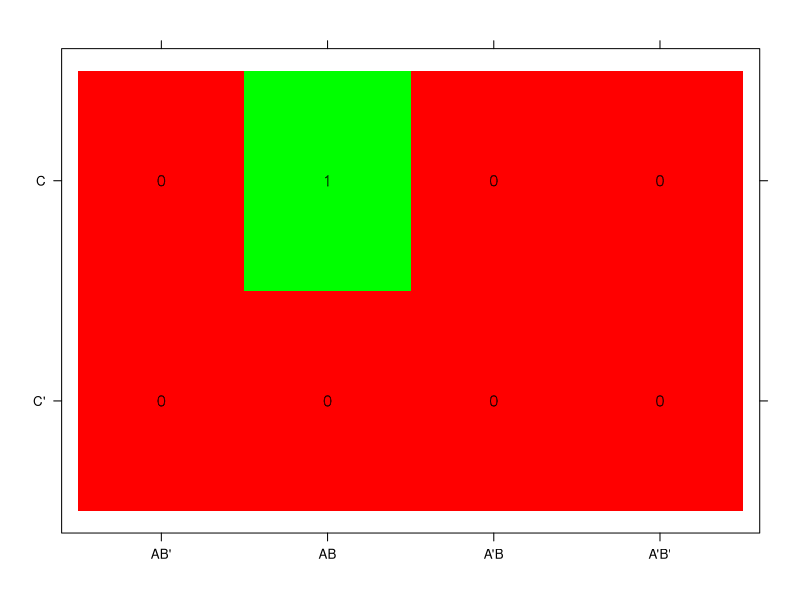
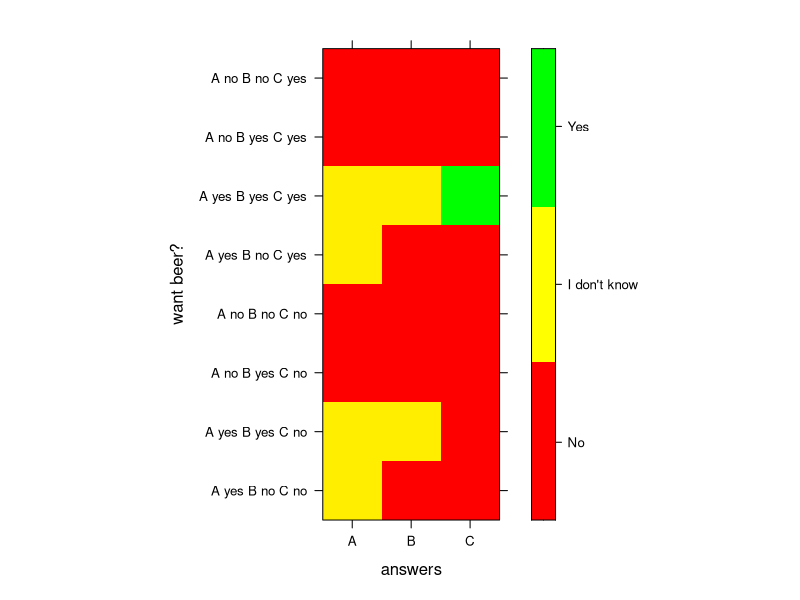

The R source for these figures, in order:
library(lattice)
library(latticeExtra)

nz <- 3
x <- 2**1
y <- 2**2
d <- t(matrix(rep(1:2, length.out=x*y), nrow=x, ncol=y))

p <- levelplot(
  d,
  xlab=NULL,
  ylab=NULL,
  # scales=list(x=list(at=NULL), y=list(at=NULL)), # no ticks
  scales=list(x=list(at=1:y, labels=c("AB'", "AB", "A'B", "A'B'")), y=list(at=1:x, labels=c("C'", "C"))),
  cuts=nz-1, # to map 1:3 to white:black
  # colorkey=NULL,
  col.regions=colorRampPalette(colors=c("white", "black"))(nz)
)
# print(p)

dat <- data.frame(
  expand.grid(x=c("AB'", "AB", "A'B", "A'B'"), y=c("C'", "C")),
  value=c(0, 0, 0, 0, 0, 1, 0, 0)+1,
  source=c(0, 0, 0, 0, 0, 1, 0, 0)
)
lp <- levelplot(value ~ x+y, data=dat, xlab=NULL, ylab=NULL, colorkey=NULL,
  col.regions=colorRampPalette(colors=c("red", "green"))(2))
xp <- xyplot(y ~ x, data=dat,
  panel = function(y, x, ...) {
    ltext(x = x, y = y, labels = dat$source, cex = 1, font = 2,
      fontfamily = "HersheySans")
    # panel.grid(h=1, v=3, x=2, y=4)
    #panel.abline(h=c(1.5), from=1.5, to=2.5)
    #panel.abline(v=c(1.5, 2.5, 3.5), from=0.5, to=2.5)
  }
  )

p <- lp + xp
print(p)

# joke result, "and" form, per logician desire
# the "backwards" row/col numbers make
# the data match the input format
m <- matrix(nrow=3, ncol=8, data=c(
   0, -1, -1,  # 100
   0,  0, -1,  # 110
  -1, -1, -1,  # 010
  -1, -1, -1,  # 000
   0, -1, -1,  # 101
   0,  0,  1,  # 111
  -1, -1, -1,  # 011
  -1, -1, -1   # 001
))
levelplot(
  m,
  col.regions=colorRampPalette(colors=c("red", "yellow", "green")),
  xlab="answers",
  ylab="want beer?",
  #colorkey=NULL,
  colorkey=list(at=c(-1, -.33, .33, 1), labels=list(at=c(-0.67, 0, 0.67), labels=c("No", "I don't know", "Yes"))),
  scales=list(
    x=list(at=1:3, labels=c("A", "B", "C")),
    y=list(at=1:8, labels=c(
      "A yes B no C no", "A yes B yes C no", "A no B yes C no", "A no B no C no",
      "A yes B no C yes", "A yes B yes C yes", "A no B yes C yes", "A no B no C yes"
    ))
  )
)

dat <- data.frame(
  y=c("A yes B no C no", "A yes B yes C no", "A no B yes C no", "A no B no C no",
      "A yes B no C yes", "A yes B yes C yes", "A no B yes C yes", "A no B no C yes"),
  value=c(0, 0, 0, 0, 0, 1, 0, 0)+1,
  source=c(0, 0, 0, 0, 0, 1, 0, 0)
)
